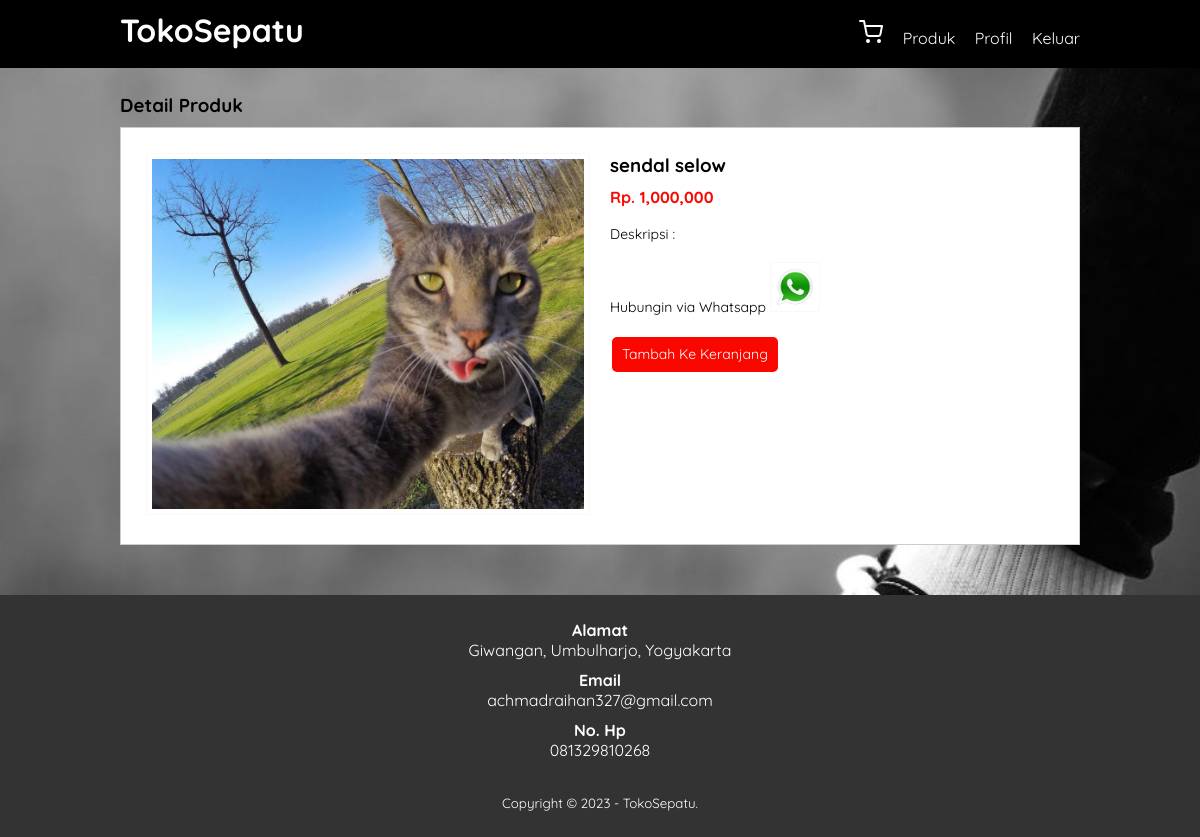
The app's page /detail-produk.php?id=14 with its own data.
### tables this page shows
CREATE TABLE `tb_product` (
  `product_id` int(11) NOT NULL,
  `category_id` int(11) NOT NULL,
  `product_name` varchar(100) NOT NULL,
  `product_price` int(11) NOT NULL,
  `product_desc` text NOT NULL,
  `product_img` varchar(100) NOT NULL,
  `product_status` tinyint(4) NOT NULL,
  `date_created` timestamp NOT NULL DEFAULT current_timestamp()
);

### detail-produk.php (the view, shortened to what this page needs)
<?php
	include 'db.php';
	$kontak = mysqli_query($conn, "SELECT admin_telp, admin_email, admin_address FROM tb_admin WHERE admin_id = 1");
	$a = mysqli_fetch_object($kontak);
	$produk = mysqli_query($conn, "SELECT * FROM tb_product WHERE product_id = '".$_GET['id']."' ");
	$p = mysqli_fetch_object($produk);
?>
<!DOCTYPE html>
<html>
<head>
	<link rel="stylesheet" type="text/css" href="css/style.css">
</head>
<body>
	<header>
		<div class="container">
			<h1><a href="index.php">TokoSepatu</a></h1>
			<ul>
			<li><a href="cart.php"><i data-feather="shopping-cart"></i></a></li>
				<li><a href="produk.php">Produk</a></li>
				<li><a href="profiluser.php">Profil</a></li>
				<li><a href="keluar.php">Keluar</a></li>
			</ul>
		</div>
	</header>
	<div class="section">
		<div class="container">
			<h3>Detail Produk</h3>
			<div class="box">
				<div class="col-2">
					<img src="produk/<?php echo $p->product_img ?>" width="100%">
				</div>
				<div class="col-2">
					<h3><?php echo $p->product_name ?></h3>
					<h4>Rp. <?php echo number_format($p->product_price) ?></h4>
					<p>Deskripsi :<br>
					</p>
					<p><a href="https://api.whatsapp.com/send?phone=<?php echo $a->admin_telp ?>&text=Hai, saya tertarik dengan produk Anda." target="_blank">
						Hubungin via Whatsapp
						<img src="img/wa.png" width="50px"></a>
					</p>
					<p><a href="proses/do_tambah_cart.php?id=<?php echo $p->product_id ?>" class="box-tambah">Tambah Ke Keranjang</a></p>
				</div>
			</div>
		</div>
	</div>
	<div class="footer">
		<div class="container">
			<h4>Alamat</h4>
			<p><?php echo $a->admin_address ?></p>
			<h4>Email</h4>
			<p><?php echo $a->admin_email ?></p>
			<h4>No. Hp</h4>
			<p><?php echo $a->admin_telp ?></p>
			<small>Copyright &copy; 2023 - TokoSepatu.</small>
		</div>
	</div>
</body>
</html>

### css/style.css (style rules this page uses)
* { padding: 0; margin: 0; font-family: "Quicksand", sans-serif; }
body { background-color: #f8f8f8; background-image: url(../img/sepatuwallpaper.jpg); background-size: cover; background-repeat: no-repeat; background-position: center; min-height: 100vh; }
a { color: inherit; text-decoration: none; }
.box-tambah { margin-bottom: 10px; margin: 2px; display: inline-block; padding: 5px 10px; background-color: #fa0800; color: #fff; text-decoration: none; border-radius: 5px; border: none; }
header { background-color: #000000; color: #fff; }
header h1 { float: left; padding: 10px 0; }
header ul { float: right; }
header ul li { display: inline-block; }
header ul li a { padding: 20px 0 20px 15px; display: inline-block; }
.container { width: 80%; margin: 0 auto; }
.container:after { content: ""; display: block; clear: both; }
.section { padding: 25px 0; }
.box { background-color: #fff; border: 1px solid #ccc; padding: 15px; box-sizing: border-box; margin: 10px 0 25px 0; }
.box:after { content: ""; display: block; clear: both; }
.footer { padding: 25px 0; background-color: #333; color: #fff; text-align: center; }
.footer p { margin-bottom: 10px; }
.footer small { margin-top: 25px; display: inline-block; }
.col-2 { width: 50%; min-height: 200px; padding: 10px; box-sizing: border-box; float: left; }
.col-2 img { border: 1px solid #f9f9f9; padding: 5px; box-sizing: border-box; }
.col-2 h3 { margin-bottom: 10px; }
.col-2 h4 { color: #fa0800; }
.col-2 p { margin: 15px 0; text-align: justify; line-height: 25px; font-size: 14px; }

### records on screen
tb_product: product_img (picture), product_name "sendal selow", product_price "1,000,000"

### other values on screen
$a->admin_address "Giwangan, Umbulharjo, Yogyakarta"
$a->admin_email "achmadraihan327@gmail.com"
$a->admin_telp "081329810268"
